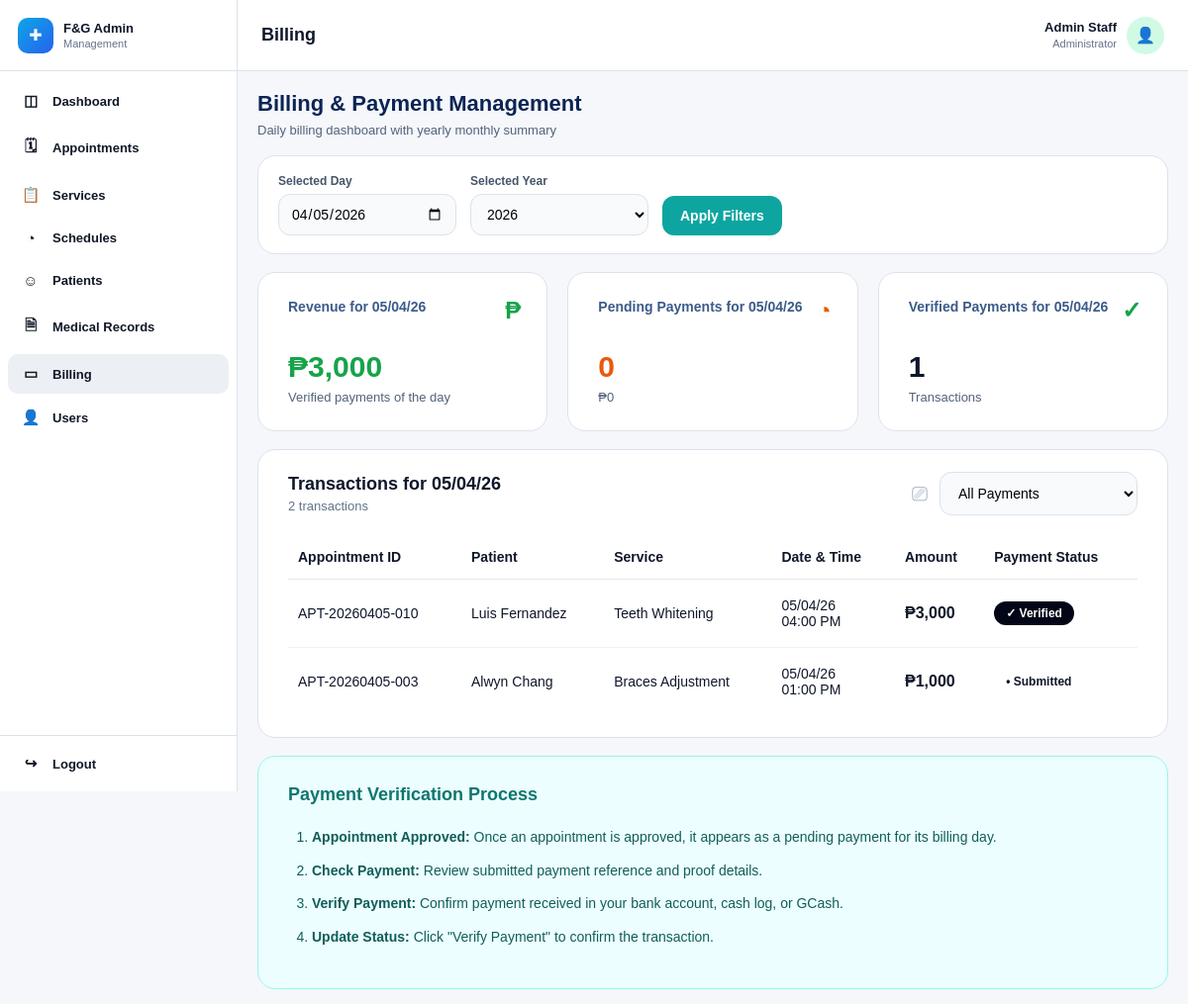
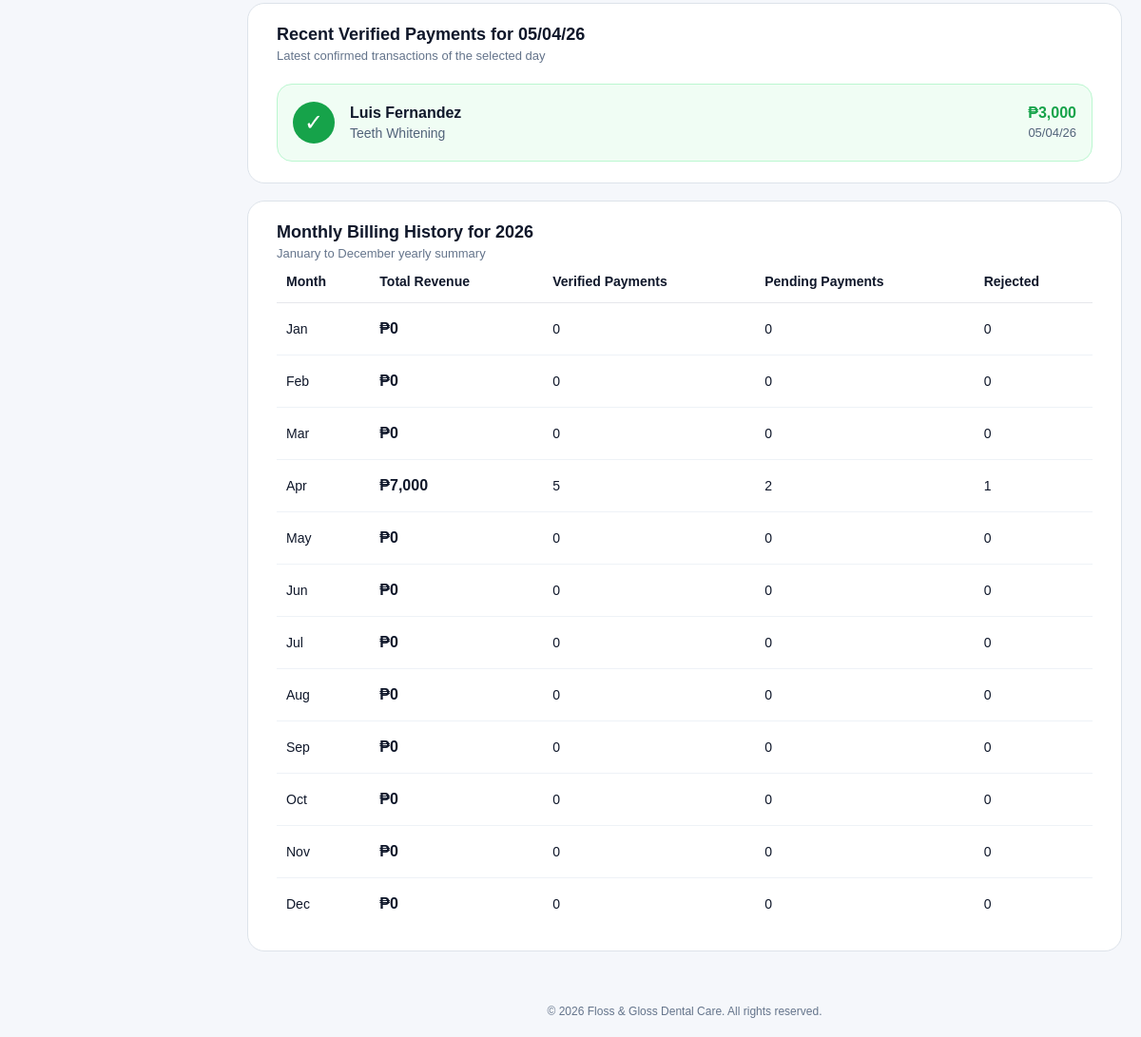
Page /admin/manage-billing.php (signed in) on the committed database (2 pictures, top to bottom).
### tables this page shows
CREATE TABLE `users` (
  `user_id` int(11) NOT NULL,
  `role` enum('patient','staff','system_admin','dentist') NOT NULL,
  `email` varchar(150) NOT NULL,
  `phone` varchar(20) DEFAULT NULL,
  `password_hash` varchar(255) NOT NULL,
  `account_status` enum('active','inactive','deactivated','suspended') NOT NULL DEFAULT 'active',
  `email_verified` tinyint(1) NOT NULL DEFAULT 0,
  `created_at` timestamp NOT NULL DEFAULT current_timestamp(),
  `updated_at` timestamp NOT NULL DEFAULT current_timestamp() ON UPDATE current_timestamp()
);

CREATE TABLE `appointments` (
  `appointment_id` int(11) NOT NULL,
  `appointment_code` varchar(30) NOT NULL,
  `patient_id` int(11) NOT NULL,
  `service_id` int(11) NOT NULL,
  `dentist_id` int(11) NOT NULL,
  `requested_date` date NOT NULL,
  `requested_start_time` time NOT NULL,
  `requested_end_time` time NOT NULL,
  `final_date` date DEFAULT NULL,
  `final_start_time` time DEFAULT NULL,
  `final_end_time` time DEFAULT NULL,
  `status` enum('pending','approved','rejected','reschedule_requested','rescheduled','cancelled','completed','no_show') NOT NULL DEFAULT 'pending',
  `payment_status` enum('not_required','pending','submitted','verified','rejected') NOT NULL DEFAULT 'pending',
  `approval_notes` text DEFAULT NULL,
  `created_by_patient` int(11) NOT NULL,
  `last_updated_by` int(11) DEFAULT NULL,
  `created_at` timestamp NOT NULL DEFAULT current_timestamp(),
  `updated_at` timestamp NOT NULL DEFAULT current_timestamp() ON UPDATE current_timestamp()
);

CREATE TABLE `services` (
  `service_id` int(11) NOT NULL,
  `service_name` varchar(150) NOT NULL,
  `description` text DEFAULT NULL,
  `image_path` varchar(255) DEFAULT NULL,
  `duration_minutes` int(11) NOT NULL DEFAULT 30,
  `price` decimal(10,2) NOT NULL DEFAULT 0.00,
  `is_active` tinyint(1) NOT NULL DEFAULT 1,
  `created_by` int(11) DEFAULT NULL,
  `created_at` timestamp NOT NULL DEFAULT current_timestamp(),
  `updated_at` timestamp NOT NULL DEFAULT current_timestamp() ON UPDATE current_timestamp()
);

### admin/manage-billing.php (the view, shortened to what the rows shown need)
<?php
require_once '../config/database.php';
$user_id = (int)$_SESSION['user_id'];
function safeDateFormat(?string $date, string $format = 'd/m/y'): string {
    $timestamp = strtotime($date);
    return $timestamp ? date($format, $timestamp) : 'N/A';
}
function moneyFormat($amount): string {
    return '₱' . number_format((float)$amount, 0);
}
$admin_name = "Admin Staff";
$admin_role = "Administrator";
$admin_sql = "
    SELECT u.role, sp.first_name, sp.last_name
    FROM users u
    LEFT JOIN staff_profiles sp ON u.user_id = sp.user_id
    WHERE u.user_id = ?
    LIMIT 1
";
$admin_stmt = mysqli_prepare($conn, $admin_sql);
if ($admin_stmt) {
    mysqli_stmt_bind_param($admin_stmt, "i", $user_id);
    mysqli_stmt_execute($admin_stmt);
    $admin_result = mysqli_stmt_get_result($admin_stmt);
    if ($admin_result && mysqli_num_rows($admin_result) > 0) {
        $admin_row = mysqli_fetch_assoc($admin_result);
        if (($admin_row['role'] ?? '') === 'system_admin') {
            $admin_role = 'Administrator';
        } elseif (($admin_row['role'] ?? '') === 'staff') {
            $admin_role = 'Staff';
        } else {
            $admin_role = ucfirst($admin_row['role'] ?? 'Administrator');
        }
    }
}
$selected_date = trim($_GET['selected_date'] ?? date('Y-m-d'));
$transactions = [];
$billing_sql = "
    SELECT
        a.appointment_id,
        a.appointment_code,
        a.status AS appointment_status,
        a.payment_status,
        a.requested_date,
        a.final_date,
        a.requested_start_time,
        a.final_start_time,
        p.payment_id,
        p.amount AS payment_amount,
        p.payment_date,
        p.verification_status,
        p.created_at AS payment_created_at,
        p.verified_by,
        p.verification_notes,
        s.service_name,
        s.price AS service_price,
        pp.patient_id,
        pp.first_name AS patient_first_name,
        pp.last_name AS patient_last_name
    FROM appointments a
    LEFT JOIN payments p ON a.appointment_id = p.appointment_id
    LEFT JOIN services s ON a.service_id = s.service_id
    LEFT JOIN patient_profiles pp ON a.patient_id = pp.patient_id
    WHERE a.status IN ('approved', 'completed', 'rejected')
    ORDER BY COALESCE(a.final_date, a.requested_date) DESC, a.appointment_id DESC
";
$billing_result = mysqli_query($conn, $billing_sql);
$daily_pending_count = 0;
$daily_pending_amount = 0;
$recent_verified = [];
if ($billing_result) {
    while ($row = mysqli_fetch_assoc($billing_result)) {
        $patient_name = trim(($row['patient_first_name'] ?? '') . ' ' . ($row['patient_last_name'] ?? ''));
        $service_name = trim($row['service_name'] ?? '');
        $appointment_status = strtolower(trim($row['appointment_status'] ?? 'pending'));
        $payment_status = strtolower(trim($row['payment_status'] ?? 'pending'));
        $service_price = isset($row['service_price']) ? (float)$row['service_price'] : 0.00;
        $payment_amount = isset($row['payment_amount']) ? (float)$row['payment_amount'] : 0.00;
        $amount = ($payment_amount > 0) ? $payment_amount : $service_price;
        $billing_date = $row['final_date'] ?: $row['requested_date'];
        $billing_time_raw = $row['final_start_time'] ?: $row['requested_start_time'];
        $billing_time = $billing_time_raw ? date('h:i A', strtotime($billing_time_raw)) : 'No time';
        $display_payment_status = $payment_status;
        if ($appointment_status === 'rejected') {
            $display_payment_status = 'rejected';
        }
        $row['patient_name'] = $patient_name;
        $row['service_name'] = $service_name;
        $row['display_date'] = $billing_date;
        $row['display_time'] = $billing_time;
        $row['display_status'] = ucfirst($display_payment_status);
        $row['amount_formatted'] = moneyFormat($amount);
        $row['computed_amount'] = $amount;
        $row['computed_payment_status'] = $display_payment_status;
        $row['appointment_label'] = !empty($row['appointment_code'])
            ? $row['appointment_code']
            : '#' . str_pad((string)$row['appointment_id'], 6, '0', STR_PAD_LEFT);
        if ($billing_date === $selected_date) {
            $transactions[] = $row;
            if ($display_payment_status === 'verified') {
                $recent_verified[] = $row;
            } elseif ($display_payment_status === 'pending') {
                $daily_pending_count++;
                $daily_pending_amount += $amount;
            }
        }
    }
}
$recent_verified = array_slice($recent_verified, 0, 5);
include("../includes/admin-header.php");
include("../includes/admin-sidebar.php");
?>
<div class="main-area">
    <div class="topbar">
        <h1>Billing</h1>
        <div class="admin-user">
            <div class="admin-meta">
                <strong><?php echo htmlspecialchars($admin_name); ?></strong>
                <span><?php echo htmlspecialchars($admin_role); ?></span>
            </div>
        </div>
    </div>
    <div class="content">
        <div class="page-top">
            <h2>Billing & Payment Management</h2>
        </div>
        <section class="panel">
            <div class="table-wrap">
                <table class="billing-table">
                    <thead>
                        <tr>
                            <th>Appointment ID</th>
                            <th>Patient</th>
                            <th>Service</th>
                            <th>Date &amp; Time</th>
                            <th>Amount</th>
                            <th>Payment Status</th>
                        </tr>
                    </thead>
                    <tbody id="billingTableBody">
                        <?php if (count($transactions) > 0): ?>
                            <?php foreach ($transactions as $transaction): ?>
                                <?php $status = strtolower($transaction['computed_payment_status'] ?? 'pending'); ?>
                                <tr data-status="<?php echo htmlspecialchars($status); ?>">
                                    <td><?php echo htmlspecialchars($transaction['appointment_label']); ?></td>
                                    <td><?php echo htmlspecialchars($transaction['patient_name']); ?></td>
                                    <td><?php echo htmlspecialchars($transaction['service_name']); ?></td>
                                    <td>
                                    <?php echo htmlspecialchars(safeDateFormat($transaction['display_date'], 'd/m/y')); ?><br>
                                    <span class="muted"><?php echo htmlspecialchars($transaction['display_time'] ?? 'No time'); ?></span>
                                    </td>
                                    <td><span class="amount-text"><?php echo htmlspecialchars($transaction['amount_formatted']); ?></span></td>
                                    <td>
                                        <span class="status-pill <?php echo htmlspecialchars($status); ?>">
                                            <?php echo $status === 'verified' ? '✓' : ($status === 'pending' ? '◔' : '•'); ?>
                                            <?php echo htmlspecialchars(ucfirst($status)); ?>
                                        </span>
                                    </td>
                                    </tr>
                            <?php endforeach; ?>
                        <?php else: ?>
                            <tr>
                                <td colspan="7" class="empty-state">No transactions found for this day.</td>
                            </tr>
                        <?php endif; ?>
                    </tbody>
                </table>
            </div>
        </section>
        <section class="panel">
            <?php if (count($recent_verified) > 0): ?>
                <div class="recent-list">
                    <?php foreach ($recent_verified as $verified): ?>
                        <div class="recent-card">
                            <div class="recent-left">
                                <div class="recent-check">✓</div>
                                <div>
                                    <div class="recent-name"><?php echo htmlspecialchars($verified['patient_name']); ?></div>
                                    <div class="recent-service"><?php echo htmlspecialchars($verified['service_name']); ?></div>
                                </div>
                            </div>
                            <div class="recent-right">
                                <div class="recent-amount"><?php echo htmlspecialchars($verified['amount_formatted']); ?></div>
                                <div class="recent-date"><?php echo htmlspecialchars(safeDateFormat($verified['display_date'], 'd/m/y')); ?></div>
                            </div>
                        </div>
                    <?php endforeach; ?>
                </div>
            <?php else: ?>
                <div class="empty-state">No verified payments yet for this day.</div>
            <?php endif; ?>
        </section>
        <section class="panel">
            <div class="table-wrap">
                <table class="history-table">
                    <thead>
                        <tr>
                            <th>Month</th>
                            <th>Total Revenue</th>
                            <th>Verified Payments</th>
                            <th>Pending Payments</th>
                            <th>Rejected</th>
                        </tr>
                    </thead>
                </table>
            </div>
        </section>
        <?php include("../includes/admin-footer.php"); ?>

### rows in the picture
users: role "Administrator"
appointments: appointment_code "APT-20260405-010", patient_name "Luis Fernandez", service.service_name "Teeth Whitening", display_date "05/04/26", display_time "04:00 PM", amount_formatted "₱3,000", status "Verified"
appointments: appointment_code "APT-20260405-003", patient_name "Alwyn Chang", service.service_name "Braces Adjustment", display_date "05/04/26", display_time "01:00 PM", amount_formatted "₱1,000", payment_status "Submitted"

### other values in the picture
$admin_name "Admin Staff"
safeDateFormat($selected_date) "05/04/26"
moneyFormat($daily_verified_amount) "₱3,000"
$daily_pending_count "0"
moneyFormat($daily_pending_amount) "₱0"
$daily_verified_count "1"
$total_transactions "2"
$selected_year "2026"
$data['label'] "Jan"
moneyFormat($data['revenue']) "₱0"
$data['payments'] "0"
$data['pending'] "0"
$data['rejected'] "0"
$data['label'] "Feb"
$data['label'] "Mar"
